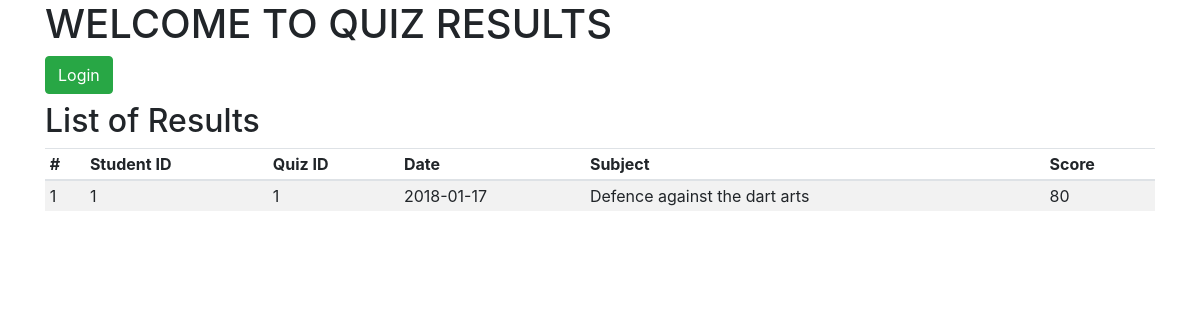
Page /quiz/1/results on the committed database.
### tables this page shows
CREATE TABLE results (
    id            INTEGER  PRIMARY KEY AUTOINCREMENT,
    student_id       INTEGER  REFERENCES students (id),
    quiz_id       INTEGER  REFERENCES quizes (id),
    score         INT (3)     NOT NULL,
    UNIQUE (
        student_id,
        quiz_id
    )
);

CREATE TABLE quizzes (
    id              INTEGER      PRIMARY KEY AUTOINCREMENT,
    subject         VARCHAR (50),
    no_of_questions INTEGER,
    date            DATE
);

### app.py (the view)
@app.route('/quiz/<id>/results')
def quiz_results(id):
    current_user_id = 0
    quiz_id = id
    error = None
    if 'user_id' in session: # Not for logged in users
        return redirect(url_for('dashboard'))
    results = list()
    con = openDbCon()
    cursor = con.cursor()
    cursor.execute('SELECT results.id, results.student_id, results.score, results.quiz_id, quizzes.subject, quizzes.date FROM results JOIN students ON results.student_id = students.id JOIN quizzes ON quizzes.id = results.quiz_id  WHERE results.quiz_id = ?', (quiz_id, ))
    for result in cursor:
        results.append({
            "id" : result[0],
            "student_id" : result[1],
            "score" : result[2],
            "quiz_id" : result[3],
            "subject" : result[4],
            "date" : result[5],
        })
    cursor.close()
    return render_template('quiz_results.html', error = error, results = results)

### app.py (called while the page is built)
def openDbCon():
    DATABASE = 'hw13.db'
    conn = sqlite3.connect(DATABASE)
    return conn

### templates/quiz_results.html
{% include 'header.html' %}
<div class="row">
    <div class="col-md-12">
        <div class="btn-group" role="group" aria-label="Button group">
            <a role="button" class="btn btn-success mb-2" href="/login">Login</a>
        </div>
    </div>
</div>
<div class="row">
    <div class="col-md-12">
        {% if results %}
        <h2>List of Results</h2>
        <div class="table-responsive">
            <table class="table table-sm thead-light table-striped">
                <thead>
                    <tr>
                        <th scope="col">#</th>
                        <th scope="col">Student ID</th>
                        <th scope="col">Quiz ID</th>
                        <th scope="col">Date</th>
                        <th scope="col">Subject</th>
                        <th scope="col">Score</th>
                    </tr>
                </thead>
                <tbody>
                    {% for result in results %}
                    <tr>
                        <td scope="col">{{ result.id }}</td>
                        <td scope="col">{{ result.student_id }}</td>
                        <td scope="col">{{ result.quiz_id }}</td>
                        <td scope="col">{{ result.date }}</td>
                        <td scope="col">{{ result.subject }}</td>
                        <td scope="col">{{ result.score }}</td>
                    </tr>
                    {% endfor %}
                </tbody>
            </table>
        </div>
        {% else %}
            <h2>No results</h2>
        {% endif %}
    </div>
</div>
{% include 'footer.html' %}

### rows in the picture
results: id "1", student_id "1", quiz_id "1", date "2018-01-17", subject "Defence against the dart arts", score "80"
